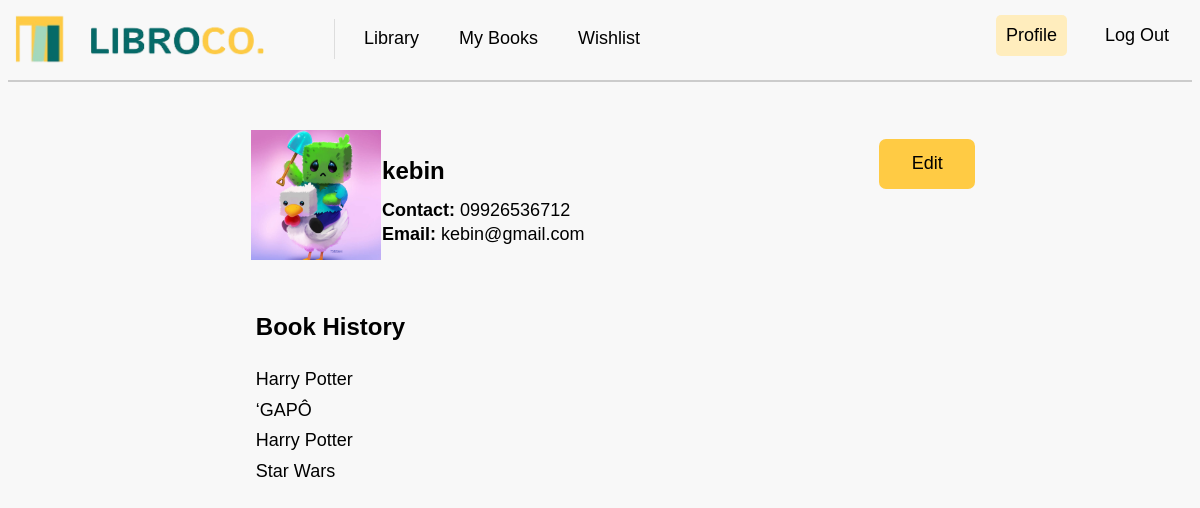
The app's page /reader_profile (signed in), older data.
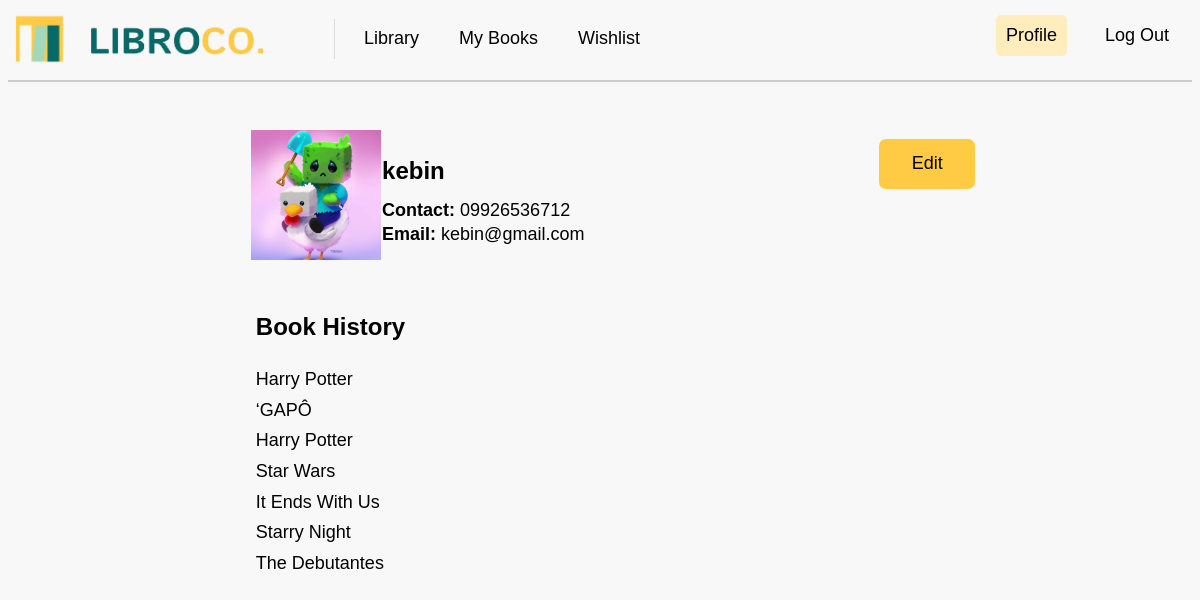
The same page, newer data.
### tables this page shows
CREATE TABLE requests (
request_id INTEGER PRIMARY KEY AUTOINCREMENT,
user_id INTEGER,
book_id INTEGER,
request_date TIMESTAMP DEFAULT CURRENT_TIMESTAMP, due_date DATE DEFAULT NULL, status VARCHAR(20) DEFAULT 'Pending',
FOREIGN KEY (user_id) REFERENCES users(user_id),
FOREIGN KEY (book_id) REFERENCES books(book_id));

CREATE TABLE "books" (
	"book_id"	INTEGER,
	"book_title"	VARCHAR(50) UNIQUE,
	"author"	VARCHAR(50),
	"publication_year"	INTEGER(5),
	"genre"	VARCHAR(20),
	"description"	VARCHAR(300),
	"image"	VARCHAR(100),
	PRIMARY KEY("book_id")
);

### app.py (the view)
@app.route("/reader_profile")
def reader_profile():
    print("Session data in reader profile route:", session)
    if 'user_id' not in session:
        return redirect(url_for("login"))
    user_id = session.get('user_id')
    sql_user = """
    SELECT u.user_name, u.user_email, u.user_contact, p.user_image
    FROM users u
    LEFT JOIN profileimages p ON u.user_id = p.user_id
    WHERE u.user_id = ?
    """
    user = getprocess(sql_user, (user_id,))
    if user:
        user_data = user[0]
        sql_history = """
        SELECT books.book_title, books.author, books.genre, requests.request_date
        FROM requests
        JOIN books ON requests.book_id = books.book_id
        WHERE requests.user_id = ?
        """
        history = getprocess(sql_history, (user_id,))
        book_history = [
            {
                "title": record['book_title'],
                "author": record['author'],
                "genre": record['genre'],
                "date": record['request_date']
            }
            for record in history
        ]
        return render_template(
            "reader_profile.html",
            user=user_data,
            book_history=book_history
        )
    else:
        flash("Profile not found.")
        return redirect(url_for("login"))

### app.py (called while the page is built)
@app.before_request
def before_request():
    print("Session data:", session)

### dbhelper.py (called while the page is built)
def getprocess(sql: str, params: tuple = ()) -> list:
    try:
        db = connect(database, timeout=30, check_same_thread=False)  # Adding timeout and thread safety
        db.row_factory = Row  # Ensure that rows are returned as dictionaries
        cursor = db.cursor()
        cursor.execute(sql, params)
        data = cursor.fetchall()  # Fetch the data
        return data
    except Error as e:
        print(f"SQLite error: {e}")
        return []
    finally:
        db.close()  # Ensure the connection is closed

### templates/reader_profile.html (shortened to what this page needs)
<!DOCTYPE html>
<html lang="en">
<head>
    <link rel="stylesheet" type="text/css" href="{{ url_for('static', filename='css/mainstyle.css') }}">
    <link rel="stylesheet" type="text/css" href="{{ url_for('static', filename='css/profilestyles.css') }}">
</head>
<body>
    <nav>
        <a class="navbar-brand" href="{{ url_for('library') }}">
            <img class="logo" src="{{ url_for('static', filename='images/logo.png') }}" width="250" height="50" alt="LibroCo. Logo">
        </a>
        <div class="navbar-links">
            <a href="{{ url_for('library') }}">Library</a>
            <a href="{{ url_for('my_books') }}">My Books</a>
            <a href="{{ url_for('wishlist') }}">Wishlist</a>
        </div>
        <div class="navbar-right">
            <a href="{{ url_for('reader_profile') }}" class="active">Profile</a>
            <a href="{{ url_for('logout') }}">Log Out</a>
        </div>
    </nav>
    <div class="divider"></div>
    <div class="main-content">
        <div class="profile_container">
            <div class="profile_image">
                <img src="{{ url_for('static', filename=user['user_image'] if user['user_image'] else 'images/default_profile.png') }}" alt="Profile Image">
            </div>
            <div class="profile_details">
                <h3 class="name">{{ user['user_name'] }}</h3>
                <h5 class="label">Contact: <span class="phone_details">{{ user['user_contact'] }}</span></h5>
                <h5 class="label">Email: <span class="email_details">{{ user['user_email'] }}</span></h5>
            </div>
            <div class="edit">
                <a href="{{ url_for('edit_reader_profile', id=user['user_id']) }}">
                    <button class="edit_button">Edit</button>
                </a>
            </div>
        </div>
        <div class="book_history">
            <h3 class="book_history_header">Book History</h3>
            <ol class="book_list">
                {% if book_history %}
                    {% for book in book_history %}
                        <li>
                            {{ book.title }}
                        </li>
                    {% endfor %}
                {% else %}
                    <li>No book history available.</li>
                {% endif %}
            </ol>
        </div>
    </div>
</body>
</html>

Row changes from the older to the newer data that the page shows:
added requests: title "It Ends With Us"
added requests: title "Starry Night"
added requests: title "The Debutantes"
